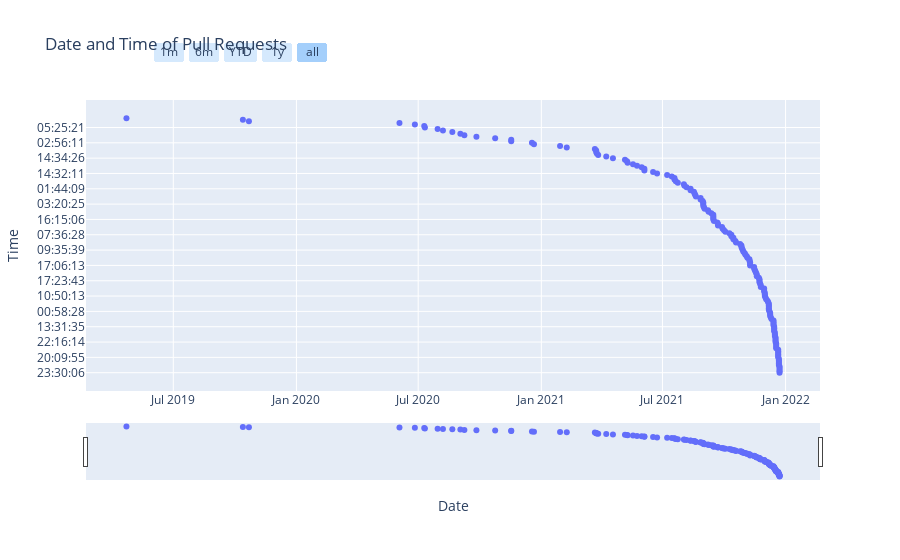

The notebook cell this image was saved under:
### Code cell
#make a scatterplot of the date versus time with a slider for date and time
fig = px.scatter(x=date, y=times, labels={'x':'Date', 'y':'Time'}, title='Date and Time of Pull Requests')
fig.update_layout(xaxis=dict(
    rangeslider_visible=True,
    rangeselector=dict(
        x=0.1,
        y=1.1,
        bgcolor='rgba(150, 200, 250, 0.4)',
        buttons=list([
            dict(count=1,
                 label="1m",
                 step="month",
                 stepmode="backward"),
            dict(count=6,
                 label="6m",
                 step="month",
                 stepmode="backward"),
            dict(count=1,
                 label="YTD",
                 step="year",
                 stepmode="todate"),
            dict(count=1,
                 label="1y",
                 step="year",
                 stepmode="backward"),
            dict(step="all")
        ])
    )
))
fig.show()

### Figure 1 — Plotly figure (JSON) as saved in the notebook; plotly's stock layout.template omitted (floating-point values rounded to 4 significant figures; data arrays with more than 128 entries replaced by an {"elided": "..."} marker saying what was removed)
{"data": [{"hovertemplate": "Date=%{x}<br>Time=%{y}<extra></extra>", "legendgroup": "", "marker": {"color": "#636efa", "symbol": "circle"}, "mode": "markers", "name": "", "orientation": "v", "showlegend": false, "type": "scatter", "x": {"elided": "167 str values"}, "xaxis": "x", "y": {"elided": "167 str values"}, "yaxis": "y"}], "layout": {"legend": {"tracegroupgap": 0}, "title": {"text": "Date and Time of Pull Requests"}, "xaxis": {"anchor": "y", "domain": [0, 1], "rangeselector": {"bgcolor": "rgba(150, 200, 250, 0.4)", "buttons": [{"count": 1, "label": "1m", "step": "month", "stepmode": "backward"}, {"count": 6, "label": "6m", "step": "month", "stepmode": "backward"}, {"count": 1, "label": "YTD", "step": "year", "stepmode": "todate"}, {"count": 1, "label": "1y", "step": "year", "stepmode": "backward"}, {"step": "all"}], "x": 0.1, "y": 1.1}, "rangeslider": {"visible": true}, "title": {"text": "Date"}}, "yaxis": {"anchor": "x", "domain": [0, 1], "title": {"text": "Time"}}}}
